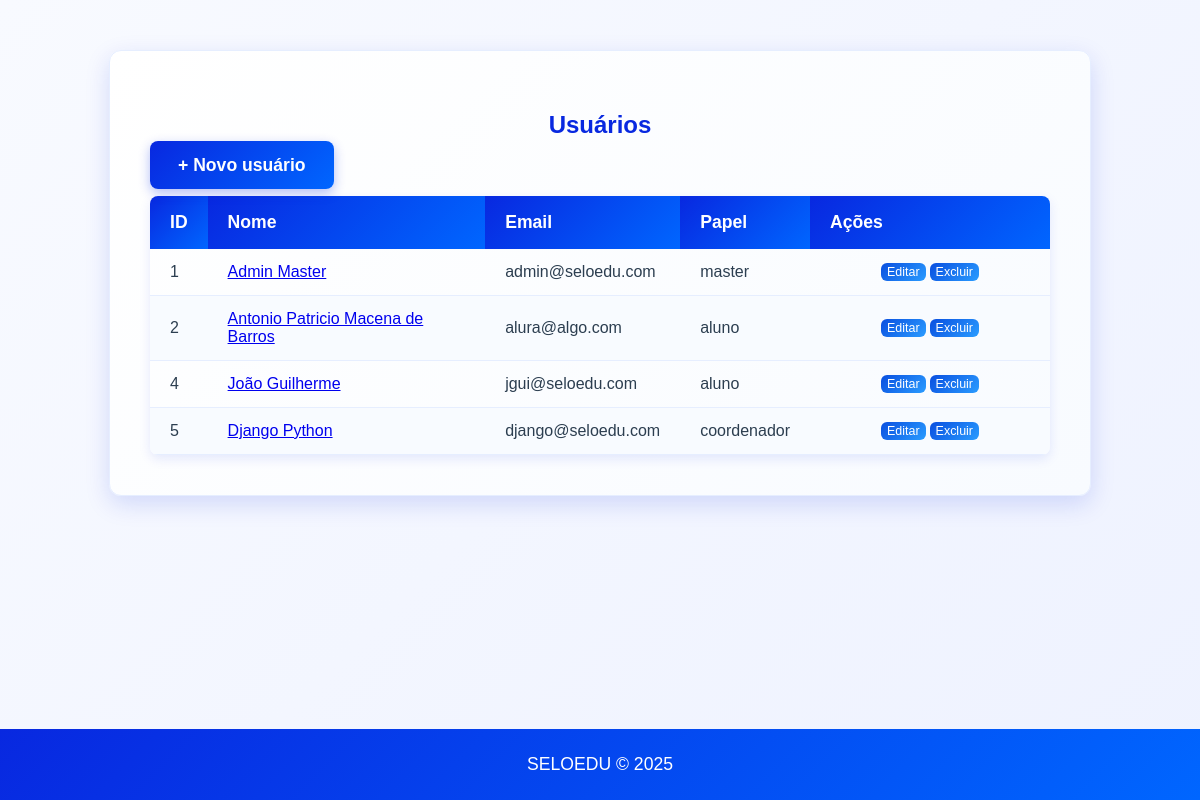
The app's page /users/, older data.
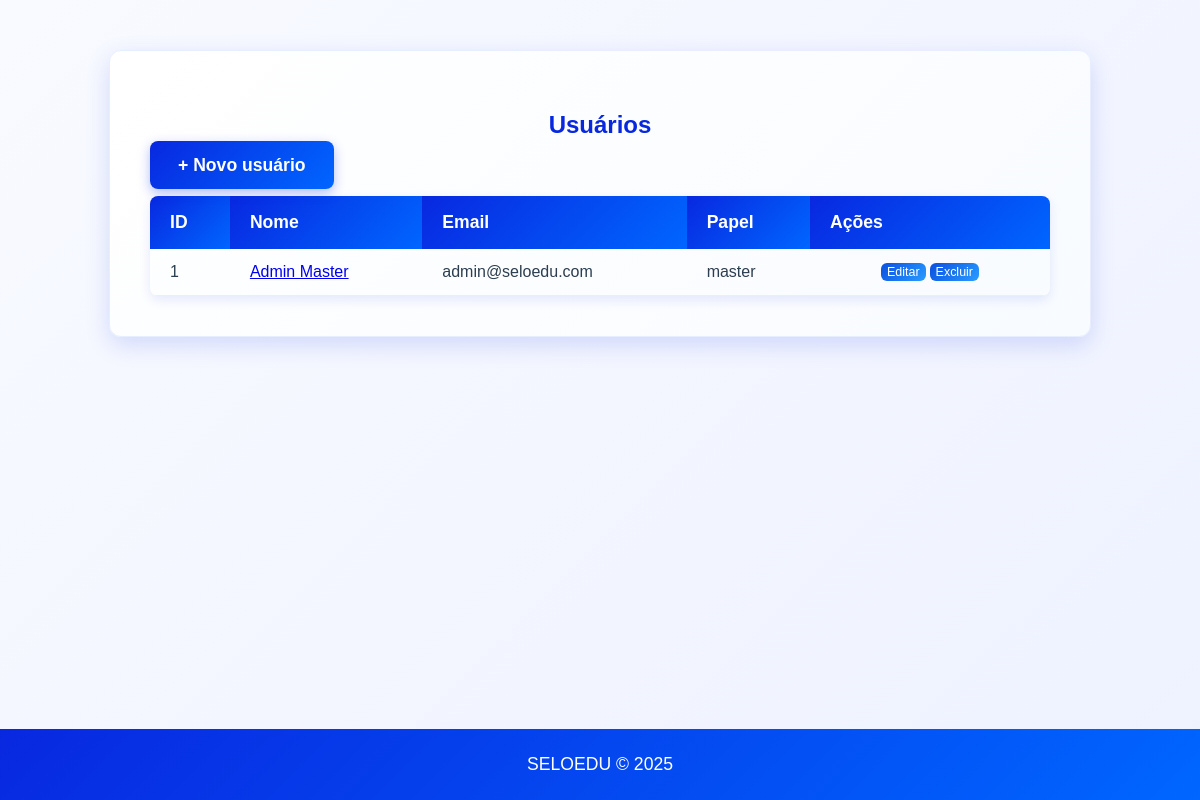
The same page, newer data.
### models/users.py (models this page shows, shortened)
class User(UserMixin, db.Model):
	__tablename__ = 'users'
	id = db.Column(db.Integer, primary_key=True)
	nome = db.Column(db.String(120), nullable=False)
	email = db.Column(db.String(150), unique=True, nullable=False)
	password_hash = db.Column(db.String(256), nullable=True)
	role = db.Column(db.String(50), default='user')
	ativo = db.Column(db.Boolean, default=True)
	profile = db.relationship('Profile', uselist=False, back_populates='user')

### views/users.py (the view)
    def list_users(self):
        try:
            users = User.query.filter_by(ativo=True).all()
            return render_template('users/index.html', usuarios=users)
        except Exception as e:
            flash(f'Erro ao carregar usuários: {str(e)}', 'error')
            return render_template('users/index.html', usuarios=[])

### templates/users/index.html (shortened to what this page needs)
{% extends "base.html" %}
{% block content %}
  <div class="users-container">
    <h2 class="users-header">Usuários</h2>
    <p><a class="button-home no-underline" href="{{ url_for('users.create') }}">+ Novo usuário</a></p>
    {% if usuarios %}
      <table>
        <thead>
          <tr>
            <th>ID</th>
            <th>Nome</th>
            <th>Email</th>
            <th>Papel</th>
            <th>Ações</th>
          </tr>
        </thead>
        <tbody>
          {% for u in usuarios %}
            <tr>
              <td>{{ u.id }}</td>
              <td><a href="{{ url_for('users.show', user_id=u.id) }}">{{ u.nome }}</a></td>
              <td>{{ u.email }}</td>
              <td>{{ u.role }}</td>
              <td class="actions">
                <div class="action-group">
                  <form action="{{ url_for('users.edit', user_id=u.id) }}" method="get" style="margin:0;display:inline-flex;">
                    <button type="submit" class="btn-small">Editar</button>
                  </form>
                  <form action="{{ url_for('users.delete', user_id=u.id) }}" method="post" style="margin:0;display:inline-flex;">
                    <button type="submit" class="btn-small">Excluir</button>
                  </form>
                </div>
              </td>
            </tr>
          {% endfor %}
        </tbody>
      </table>
    {% else %}
      <p>Nenhum usuário cadastrado.</p>
    {% endif %}
  </div>
{% endblock %}

### templates/base.html (shortened to what this page needs)
<!DOCTYPE html>
<html lang="pt-BR">
<head>
    <link rel="stylesheet" href="{{ url_for('static', filename='custom.css') }}">
</head>
<body>
    <main>
        {% block content %}{% endblock %}
    </main>
    <footer>
        <p>SELOEDU © 2025</p>
    </footer>
</body>
</html>

### Static/custom.css (style rules this page uses)
body { font-family: 'Arial', sans-serif; background: linear-gradient(135deg, #f8faff 0%, #eef2ff 100%); margin: 0; padding: 0; color: #2c3e50; display: flex; flex-direction: column; min-height: 100vh; }
main { flex: 1; padding: 20px; display: flex; flex-direction: column; align-items: center; }
footer { background: linear-gradient(135deg, #0828e0 0%, #0066ff 100%); color: white; text-align: center; padding: 25px; margin-top: auto; width: 100%; box-sizing: border-box; font-weight: 500; }
footer p { margin: 0; font-size: 1.1em; }
.button-home, .button-login { padding: 14px 28px; background: linear-gradient(135deg, #0828e0 0%, #0066ff 100%); border: none; color: white; font-size: 1.1em; border-radius: 8px; cursor: pointer; transition: all 0.3s ease; width: 220px; margin-top: 25px; font-weight: 600; box-shadow: 0 4px 12px rgba(8, 40, 224, 0.3); }
.users-container { background: linear-gradient(135deg, #ffffff 0%, #f8fbff 100%); padding: 40px; border-radius: 12px; box-shadow: 0 8px 25px rgba(8, 40, 224, 0.15); width: 100%; max-width: 900px; margin: 30px auto; border: 1px solid #e6eeff; }
table { width: 100%; border-collapse: collapse; margin-top: 20px; border-radius: 8px; overflow: hidden; box-shadow: 0 4px 12px rgba(8, 40, 224, 0.1); }
table th { background: linear-gradient(135deg, #0828e0 0%, #0066ff 100%); color: white; padding: 16px 20px; text-align: left; font-weight: 600; font-size: 1.1em; }
table td { padding: 14px 20px; border-bottom: 1px solid #e6eeff; color: #2c3e50; }
.btn-small { padding: 2px 6px; font-size: 0.78em; border-radius: 6px; background: linear-gradient(135deg, #0a4fe0 0%, #2a9cff 100%); color: white; border: none; cursor: pointer; text-decoration: none; display: inline-block; vertical-align: middle; }
.action-group { display: flex; gap: 4px; align-items: center; justify-content: center; }
table td.actions { white-space: nowrap; width: 200px; }
.button-home, .btn-small, .no-underline { text-decoration: none; }
.users-header { text-align: center; color: #0828e0; margin-bottom: 16px; font-weight: 700; }

Row changes from the older to the newer data that the page shows:
removed User: id "2", nome "Antonio Patricio Macena de Barros", email "alura@algo.com", role "aluno"
removed User: id "4", nome "João Guilherme", email "jgui@seloedu.com", role "aluno"
removed User: id "5", nome "Django Python", email "django@seloedu.com", role "coordenador"
